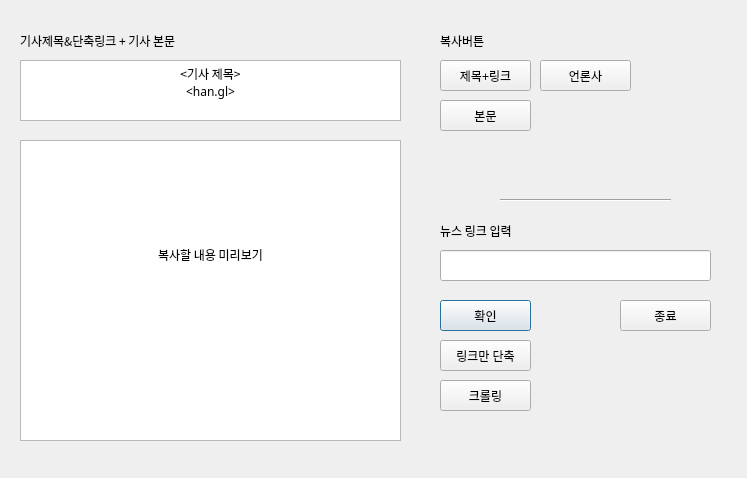
<?xml version="1.0" encoding="UTF-8"?>
<ui version="4.0">
 <class>Dialog</class>
 <widget class="QDialog" name="Dialog">
  <property name="geometry">
   <rect>
    <x>0</x>
    <y>0</y>
    <width>747</width>
    <height>478</height>
   </rect>
  </property>
  <property name="windowTitle">
   <string>Dialog</string>
  </property>
  <widget class="QPushButton" name="btn_ok">
   <property name="geometry">
    <rect>
     <x>440</x>
     <y>300</y>
     <width>91</width>
     <height>31</height>
    </rect>
   </property>
   <property name="autoFillBackground">
    <bool>false</bool>
   </property>
   <property name="text">
    <string>확인</string>
   </property>
  </widget>
  <widget class="QTextBrowser" name="output">
   <property name="geometry">
    <rect>
     <x>20</x>
     <y>140</y>
     <width>381</width>
     <height>301</height>
    </rect>
   </property>
   <property name="font">
    <font>
     <family>맑은 고딕</family>
     <pointsize>9</pointsize>
    </font>
   </property>
   <property name="cursor" stdset="0">
    <cursorShape>IBeamCursor</cursorShape>
   </property>
   <property name="toolTip">
    <string/>
   </property>
   <property name="html">
    <string>&lt;!DOCTYPE HTML PUBLIC &quot;-//W3C//DTD HTML 4.0//EN&quot; &quot;http://www.w3.org/TR/REC-html40/strict.dtd&quot;&gt;
&lt;html&gt;&lt;head&gt;&lt;meta name=&quot;qrichtext&quot; content=&quot;1&quot; /&gt;&lt;style type=&quot;text/css&quot;&gt;
p, li { white-space: pre-wrap; }
&lt;/style&gt;&lt;/head&gt;&lt;body style=&quot; font-family:'맑은 고딕'; font-size:9pt; font-weight:400; font-style:normal;&quot;&gt;
&lt;p align=&quot;center&quot; style=&quot; margin-top:0px; margin-bottom:0px; margin-left:0px; margin-right:0px; -qt-block-indent:0; text-indent:0px;&quot;&gt;&lt;br /&gt;&lt;/p&gt;
&lt;p align=&quot;center&quot; style=&quot;-qt-paragraph-type:empty; margin-top:0px; margin-bottom:0px; margin-left:0px; margin-right:0px; -qt-block-indent:0; text-indent:0px;&quot;&gt;&lt;br /&gt;&lt;/p&gt;
&lt;p align=&quot;center&quot; style=&quot; margin-top:0px; margin-bottom:0px; margin-left:0px; margin-right:0px; -qt-block-indent:0; text-indent:0px;&quot;&gt;&lt;br /&gt;&lt;br /&gt;&lt;br /&gt;복사할 내용 미리보기&lt;/p&gt;&lt;/body&gt;&lt;/html&gt;</string>
   </property>
  </widget>
  <widget class="QLineEdit" name="input_link">
   <property name="geometry">
    <rect>
     <x>440</x>
     <y>250</y>
     <width>271</width>
     <height>31</height>
    </rect>
   </property>
   <property name="font">
    <font>
     <family>맑은 고딕</family>
     <pointsize>9</pointsize>
    </font>
   </property>
   <property name="contextMenuPolicy">
    <enum>Qt::PreventContextMenu</enum>
   </property>
   <property name="text">
    <string/>
   </property>
   <property name="frame">
    <bool>true</bool>
   </property>
  </widget>
  <widget class="QLabel" name="label">
   <property name="geometry">
    <rect>
     <x>440</x>
     <y>220</y>
     <width>181</width>
     <height>21</height>
    </rect>
   </property>
   <property name="font">
    <font>
     <family>굴림</family>
     <pointsize>9</pointsize>
    </font>
   </property>
   <property name="text">
    <string>뉴스 링크 입력</string>
   </property>
   <property name="textFormat">
    <enum>Qt::AutoText</enum>
   </property>
  </widget>
  <widget class="QTextBrowser" name="output_2">
   <property name="geometry">
    <rect>
     <x>20</x>
     <y>60</y>
     <width>381</width>
     <height>61</height>
    </rect>
   </property>
   <property name="font">
    <font>
     <family>맑은 고딕</family>
     <pointsize>9</pointsize>
    </font>
   </property>
   <property name="cursor" stdset="0">
    <cursorShape>IBeamCursor</cursorShape>
   </property>
   <property name="toolTip">
    <string/>
   </property>
   <property name="verticalScrollBarPolicy">
    <enum>Qt::ScrollBarAlwaysOff</enum>
   </property>
   <property name="horizontalScrollBarPolicy">
    <enum>Qt::ScrollBarAlwaysOff</enum>
   </property>
   <property name="html">
    <string>&lt;!DOCTYPE HTML PUBLIC &quot;-//W3C//DTD HTML 4.0//EN&quot; &quot;http://www.w3.org/TR/REC-html40/strict.dtd&quot;&gt;
&lt;html&gt;&lt;head&gt;&lt;meta name=&quot;qrichtext&quot; content=&quot;1&quot; /&gt;&lt;style type=&quot;text/css&quot;&gt;
p, li { white-space: pre-wrap; }
&lt;/style&gt;&lt;/head&gt;&lt;body style=&quot; font-family:'맑은 고딕'; font-size:9pt; font-weight:400; font-style:normal;&quot;&gt;
&lt;p align=&quot;center&quot; style=&quot; margin-top:0px; margin-bottom:0px; margin-left:0px; margin-right:0px; -qt-block-indent:0; text-indent:0px;&quot;&gt;&amp;lt;기사 제목&amp;gt;&lt;/p&gt;
&lt;p align=&quot;center&quot; style=&quot; margin-top:0px; margin-bottom:0px; margin-left:0px; margin-right:0px; -qt-block-indent:0; text-indent:0px;&quot;&gt;&amp;lt;han.gl&amp;gt;&lt;/p&gt;&lt;/body&gt;&lt;/html&gt;</string>
   </property>
  </widget>
  <widget class="QPushButton" name="btn_exit">
   <property name="geometry">
    <rect>
     <x>620</x>
     <y>300</y>
     <width>91</width>
     <height>31</height>
    </rect>
   </property>
   <property name="autoFillBackground">
    <bool>false</bool>
   </property>
   <property name="text">
    <string>종료</string>
   </property>
  </widget>
  <widget class="QLabel" name="label_4">
   <property name="geometry">
    <rect>
     <x>20</x>
     <y>30</y>
     <width>271</width>
     <height>21</height>
    </rect>
   </property>
   <property name="font">
    <font>
     <family>굴림</family>
     <pointsize>9</pointsize>
    </font>
   </property>
   <property name="text">
    <string>기사제목&amp;단축링크 + 기사 본문</string>
   </property>
   <property name="textFormat">
    <enum>Qt::AutoText</enum>
   </property>
  </widget>
  <widget class="QPushButton" name="btn_shortenUrl">
   <property name="geometry">
    <rect>
     <x>440</x>
     <y>340</y>
     <width>91</width>
     <height>31</height>
    </rect>
   </property>
   <property name="autoFillBackground">
    <bool>false</bool>
   </property>
   <property name="text">
    <string>링크만 단축</string>
   </property>
  </widget>
  <widget class="QPushButton" name="btn_copyPress">
   <property name="geometry">
    <rect>
     <x>540</x>
     <y>60</y>
     <width>91</width>
     <height>31</height>
    </rect>
   </property>
   <property name="autoFillBackground">
    <bool>false</bool>
   </property>
   <property name="text">
    <string>언론사</string>
   </property>
  </widget>
  <widget class="QPushButton" name="btn_copyOutput2">
   <property name="geometry">
    <rect>
     <x>440</x>
     <y>60</y>
     <width>91</width>
     <height>31</height>
    </rect>
   </property>
   <property name="autoFillBackground">
    <bool>false</bool>
   </property>
   <property name="text">
    <string>제목+링크</string>
   </property>
  </widget>
  <widget class="Line" name="line">
   <property name="geometry">
    <rect>
     <x>500</x>
     <y>190</y>
     <width>171</width>
     <height>20</height>
    </rect>
   </property>
   <property name="orientation">
    <enum>Qt::Horizontal</enum>
   </property>
  </widget>
  <widget class="QLabel" name="label_5">
   <property name="geometry">
    <rect>
     <x>440</x>
     <y>30</y>
     <width>71</width>
     <height>21</height>
    </rect>
   </property>
   <property name="font">
    <font>
     <family>굴림</family>
     <pointsize>9</pointsize>
    </font>
   </property>
   <property name="text">
    <string>복사버튼</string>
   </property>
   <property name="textFormat">
    <enum>Qt::AutoText</enum>
   </property>
  </widget>
  <widget class="QPushButton" name="btn_copyOutput">
   <property name="geometry">
    <rect>
     <x>440</x>
     <y>100</y>
     <width>91</width>
     <height>31</height>
    </rect>
   </property>
   <property name="autoFillBackground">
    <bool>false</bool>
   </property>
   <property name="text">
    <string>본문</string>
   </property>
  </widget>
  <widget class="QPushButton" name="btn_move">
   <property name="geometry">
    <rect>
     <x>440</x>
     <y>380</y>
     <width>91</width>
     <height>31</height>
    </rect>
   </property>
   <property name="autoFillBackground">
    <bool>false</bool>
   </property>
   <property name="text">
    <string>크롤링</string>
   </property>
  </widget>
 </widget>
 <resources/>
 <connections/>
</ui>
